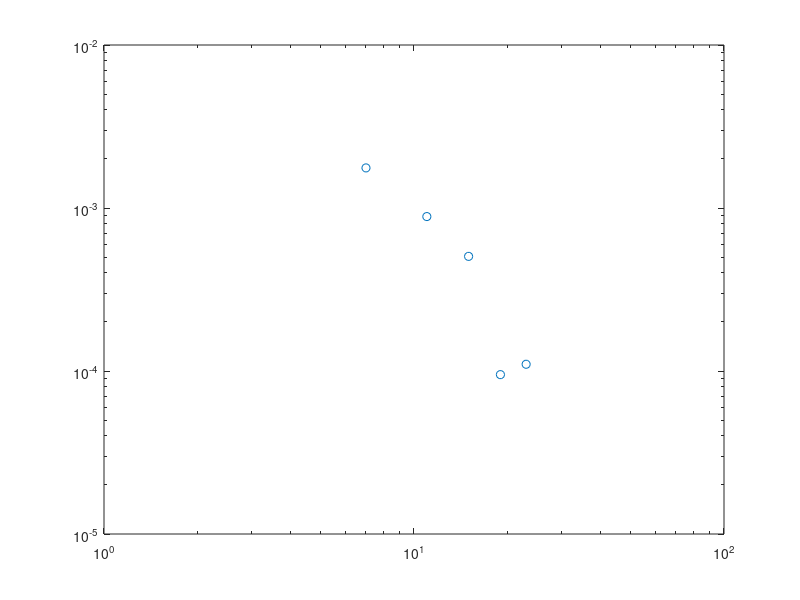

Reproduce this figure in MATLAB. (Note: this script raises an error after producing the figure.)
Lx = [16,24, 32, 40, 48];
distance = [7, 11,  15, 19, 23];
SC = [0.001762, 0.000886,0.000505, 0.000095, 1.1e-4];
%15: 6.1e-4
% 9: 1.026e-3
h1 = loglog(distance, SC,'o');hold on;

p = fit(log(distance(1:3)'),log(SC(1:3)'),'poly1');
fprintf('Ksc=%.5f\n',-p.p1);
x = fit_x(1):0.5:fit_x(end);
fl=loglog(distance,exp(p.p2)*distance.^p.p1,'-.');
T=text(8,4.5e-3,['$K_{sc}=',num2str(-p.p1),'$']);
set(T,'Interpreter','latex');set(T,'Fontsize',28);



set(gca,'fontsize',24);
set(gca,'linewidth',1.5);
set(h1,'markersize',10);
set(get(gca,'Children'),'linewidth',3); % Set line width 1.5 pounds
xlabel('$x$','Interpreter','latex');
ylabel('singlet pair correlation','Interpreter','latex');
set(get(gca,'XLabel'),'FontSize',24); 
set(get(gca,'YLabel'),'FontSize',24); 
